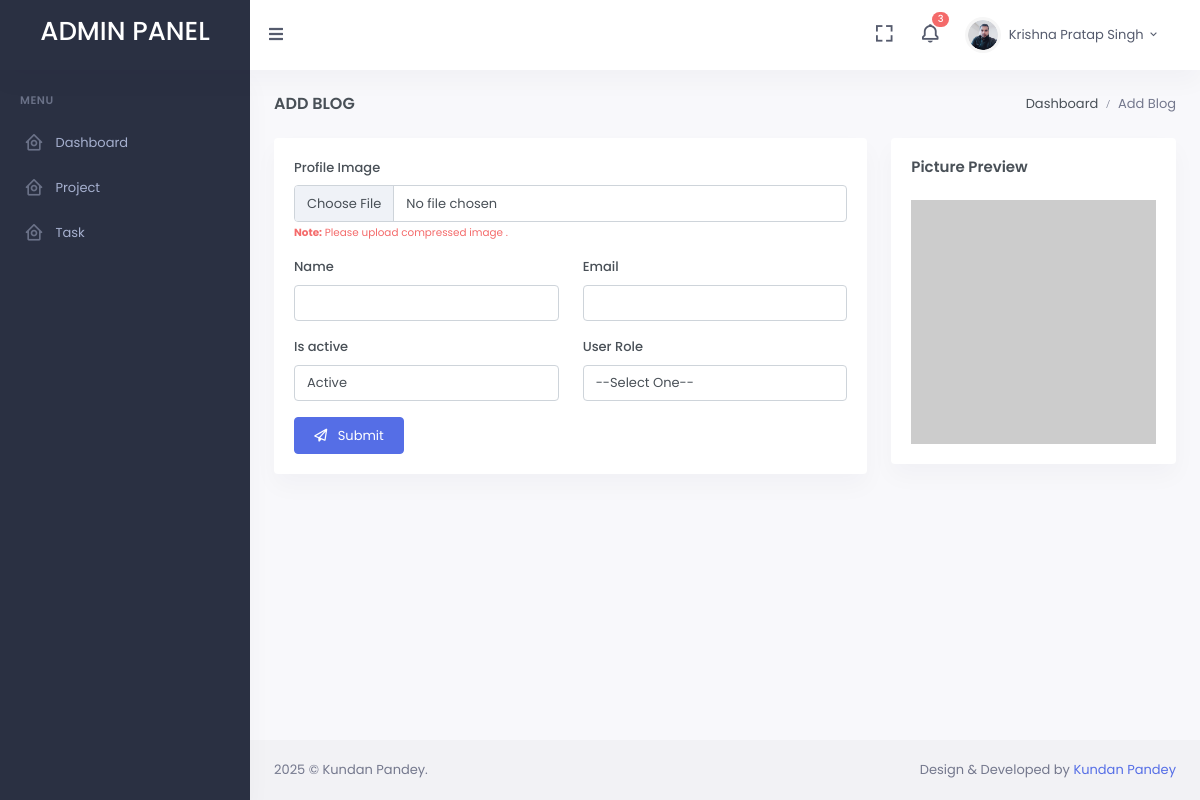
The app's page /employee/usersAdd.php (signed in) with its own data.
### tables this page shows
CREATE TABLE `users` (
  `id` int NOT NULL,
  `img` varchar(255) NOT NULL,
  `name` varchar(255) NOT NULL,
  `email` varchar(255) NOT NULL,
  `username` varchar(255) NOT NULL,
  `password` varchar(255) NOT NULL,
  `is_active` int NOT NULL,
  `role_id` int NOT NULL,
  `designation_id` int NOT NULL,
  `created_at` datetime NOT NULL,
  `updated_at` datetime NOT NULL
);

### employee/usersAdd.php (the view, shortened to what this page needs)
<?php
include 'header.php';
?>
<div class="main-content">
    <div class="page-content">
        <div class="container-fluid">
            <div class="row">
                <div class="col-12">
                    <div class="page-title-box d-sm-flex align-items-center justify-content-between">
                        <h4 class="mb-sm-0 font-size-18">Add Blog</h4>
                        <div class="page-title-right">
                            <ol class="breadcrumb m-0">
                                <li class="breadcrumb-item"><a href="index.php">Dashboard</a></li>
                                <li class="breadcrumb-item active">Add Blog</li>
                            </ol>
                        </div>
                    </div>
                </div>
            </div>
            <div class="row">
                <div class="col-xl-8">
                    <div class="card">
                        <div class="card-body">
                            <form id="formValidation" action="backend/usersAdd.php" method="post" enctype="multipart/form-data">
                                <div class="row">
                                    <div class="col-md-12">
                                        <div class="mb-3">
                                            <label for="formrow-firstname-input" class="form-label">Profile Image</label>
                                            <input type="file" onchange="readURL(this);" class="form-control" name="img" accept="image/png, image/jpg, image/jpeg, ">
                                            <div>
                                                <small class="text-danger"><strong>Note:</strong> Please upload compressed  image .</small>
                                            </div>
                                        </div>
                                    </div>
                                    <div class="col-md-6">
                                        <div class="mb-3">
                                            <label for="formrow-firstname-input" class="form-label">Name</label>
                                            <input type="text" class="form-control" name="name">
                                        </div>
                                    </div>
                                    <div class="col-md-6">
                                        <div class="mb-3">
                                            <label for="formrow-firstname-input" class="form-label">Email</label>
                                            <input type="text" class="form-control" name="email">
                                        </div>
                                    </div>
                                   <div class="col-md-6">
                                        <div class="mb-3">
                                            <label for="formrow-firstname-input" class="form-label">Is active</label>
                                            <select class="form-control" name="is_active">
                                                <option value="1">Active</option>
                                            </select>
                                        </div>
                                    </div>
                                    <div class="col-md-6">
                                        <div class="mb-3">
                                            <label for="formrow-firstname-input" class="form-label">User Role</label>
                                            <select class="form-control" name="role_id">
                                                <option selected disabled>--Select One--</option>
                                            </select>
                                        </div>
                                    </div>
                                </div>
                                <div>
                                    <button type="submit" class="btn btn-primary w-md" name="submitFormBtn"><i class="fa-regular fa-paper-plane fa-shake"></i> &nbsp Submit</button>
                                </div>
                            </form>
                        </div>
                    </div>
                </div>
                <div class="col-xl-4">
                    <div class="card">
                        <div class="card-body">
                            <h4 class="card-title mb-4">Picture Preview</h4>
                            <div>
                                <img id="blah" src="https://placehold.co/400x400/png" class="img-fluid" />
                            </div>
                        </div>
                    </div>
                </div>
            </div>
        </div>
    </div>
</div>
<?php
include 'footer.php';
?>

### employee/header.php (shortened to what this page needs)
<?php
include '../include/connection.php';
$is_active = 1;
$query = $conn->prepare("SELECT * FROM users where is_active = :is_active  && id = :userid  order by id desc");
$query->bindParam(':is_active',$is_active);
$query->bindParam(':userid',$_SESSION['USERID']);
$query->execute();
$result = $query->fetchAll();
$row = count($result);
if (isset($row)) {
   if ($row>0) {
     foreach ($result as $value) {
         $img = $value['img'];
         $name = $value['name'];
     }
   }
}
?>
<!doctype html>
<html lang="en">
<head>
    <link href="../assets/libs/datatables.net-bs4/css/dataTables.bootstrap4.min.css" rel="stylesheet" type="text/css" />
    <link href="../assets/libs/datatables.net-buttons-bs4/css/buttons.bootstrap4.min.css" rel="stylesheet" type="text/css" />
    <link href="../assets/libs/select2/css/select2.min.css" rel="stylesheet" type="text/css" />
    <link rel="stylesheet" type="text/css" href="https://cdnjs.cloudflare.com/ajax/libs/font-awesome/6.7.2/css/all.min.css">
    <link href="https://cdn.jsdelivr.net/npm/summernote@0.8.18/dist/summernote.min.css" rel="stylesheet">
    <link href="../assets/css/bootstrap.min.css" id="bootstrap-style" rel="stylesheet" type="text/css" />
    <link href="../assets/css/icons.min.css" rel="stylesheet" type="text/css" />
    <link href="../assets/css/app.min.css" id="app-style" rel="stylesheet" type="text/css" />
    <link href="../assets/libs/sweetalert2/sweetalert2.min.css" rel="stylesheet" type="text/css" />
    <link rel="stylesheet" type="text/css" href="../assets/css/myStyle.css">
</head>
<body data-sidebar="dark" data-layout-mode="light">
        <div id="layout-wrapper">
            <header id="page-topbar">
                <div class="navbar-header">
                    <div class="d-flex">
                        <div class="navbar-brand-box">
                            <a href="index.php" class="logo logo-light">
                                <span class="logo-lg">
                                    <h2 class="pt-3 text-white text-uppercase">Admin Panel</h2>
                                </span>
                            </a>
                        </div>
                        <button type="button" class="btn btn-sm px-3 font-size-16 header-item waves-effect" id="vertical-menu-btn"><i class="fa fa-fw fa-bars"></i>
                        </button>
                    </div>
                    <div class="d-flex">
                        <div class="dropdown d-none d-lg-inline-block ms-1">
                            <button type="button" class="btn header-item noti-icon waves-effect" data-bs-toggle="fullscreen">
                                <i class="bx bx-fullscreen"></i>
                            </button>
                        </div>
                        <div class="dropdown d-inline-block">
                            <button type="button" class="btn header-item noti-icon waves-effect" id="page-header-notifications-dropdown" data-bs-toggle="dropdown" aria-haspopup="true" aria-expanded="false">
                                <i class="bx bx-bell bx-tada"></i>
                                <span class="badge bg-danger rounded-pill">3</span>
                            </button>
                        </div>
                        <div class="dropdown d-inline-block pe-3">
                            <button type="button" class="btn header-item waves-effect" id="page-header-user-dropdown" data-bs-toggle="dropdown" aria-haspopup="true" aria-expanded="false">
                                <img class="rounded-circle header-profile-user" src="../upload/users/<?php if(!empty($img)){ echo $img;}  ?>" alt="Header Avatar">
                                <span class="d-none d-xl-inline-block ms-1" key="t-henry"><?php if(!empty($name)){ echo $name;} ?></span>
                                <i class="mdi mdi-chevron-down d-none d-xl-inline-block"></i>
                            </button>
                        </div>
                    </div>
                </div>
            </header>
            <div class="vertical-menu">
                <div data-simplebar class="h-100">
                    <div id="sidebar-menu">
                        <ul class="metismenu list-unstyled" id="side-menu">
                            <li class="menu-title" key="t-menu">Menu</li>
                            <li>
                                <a href="index.php">
                                    <i class="bx bx-home-circle"></i>
                                    <span key="t-dashboards">Dashboard</span>
                                </a>
                            </li>
                            <li>
                                <a href="projectList.php">
                                    <i class="bx bx-home-circle"></i>
                                    <span key="t-dashboards">Project</span>
                                </a>
                            </li>
                            <li>
                                <a href="taskList.php">
                                    <i class="bx bx-home-circle"></i>
                                    <span key="t-dashboards">Task</span>
                                </a>
                            </li>
                        </ul>
                    </div>
                </div>
            </div>

### records on screen
users: img (picture), name "Krishna Pratap Singh"
